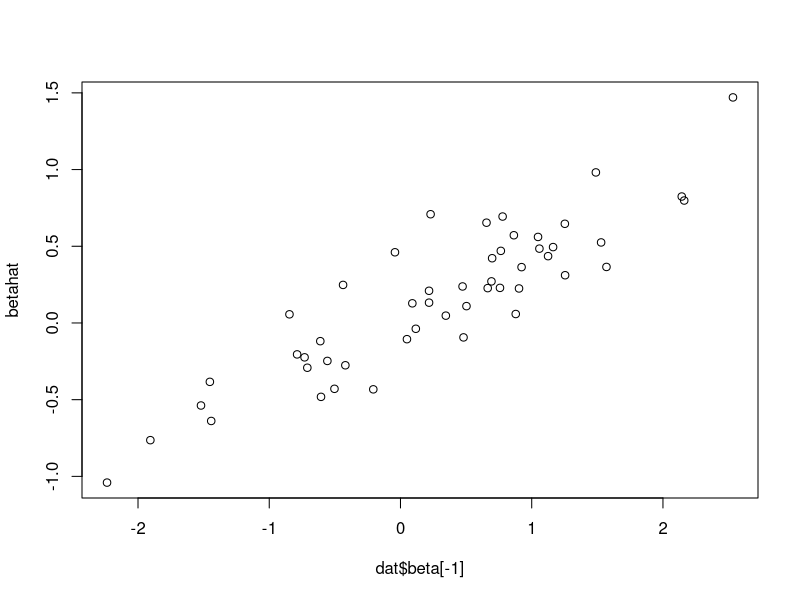
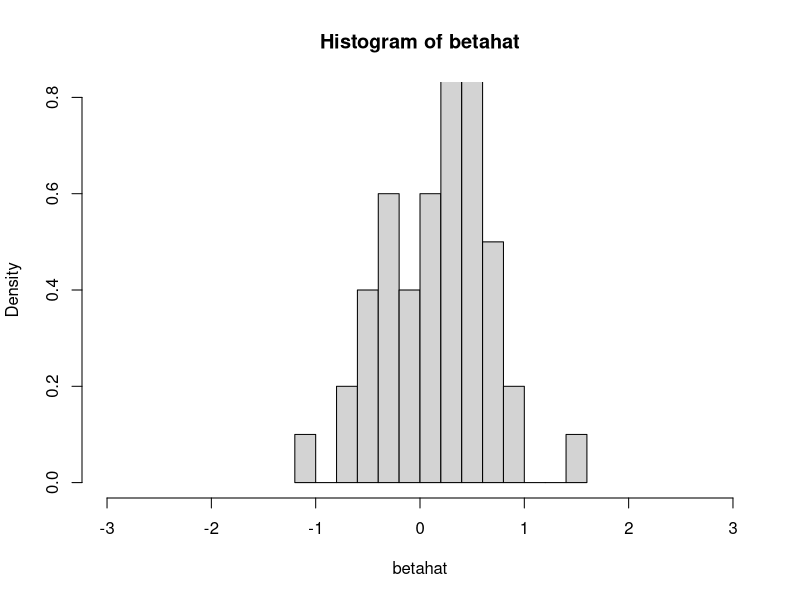
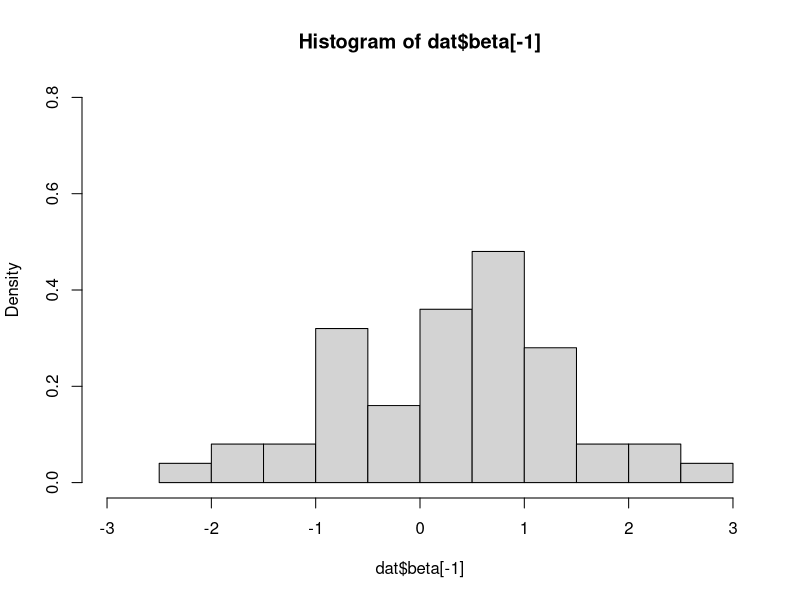
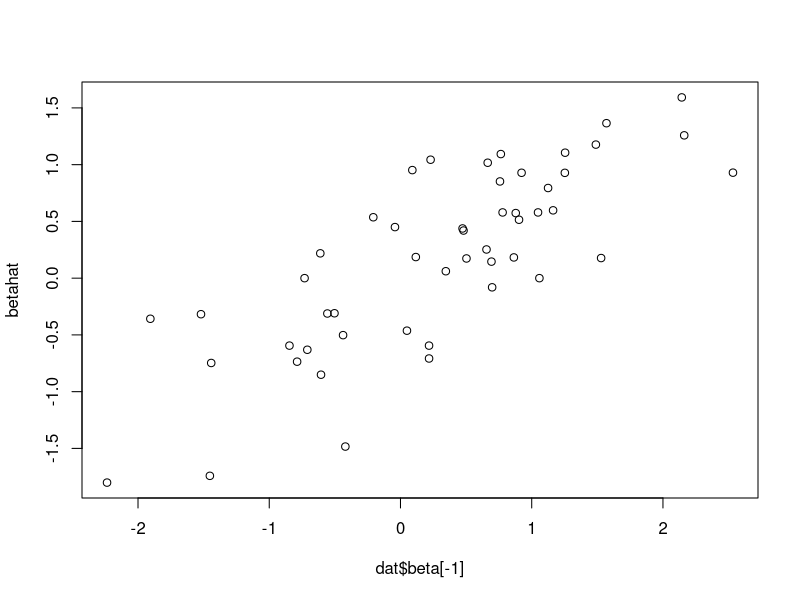
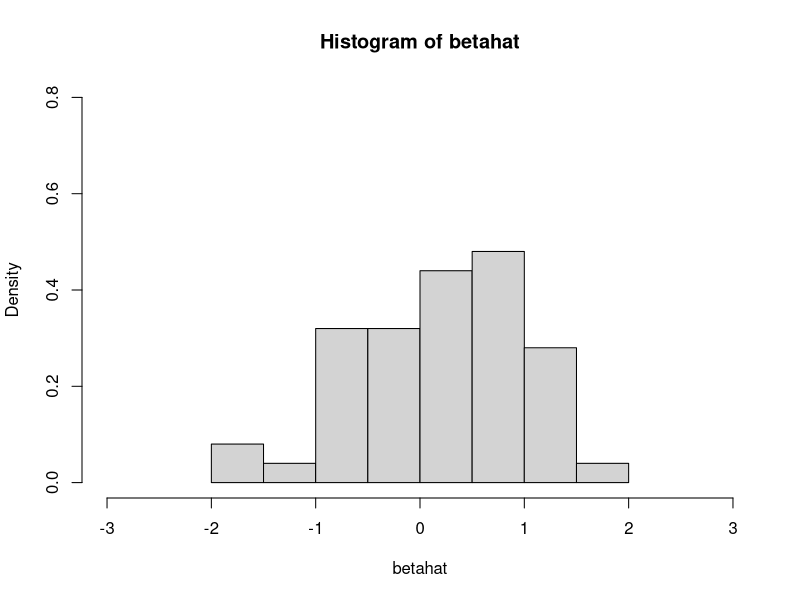
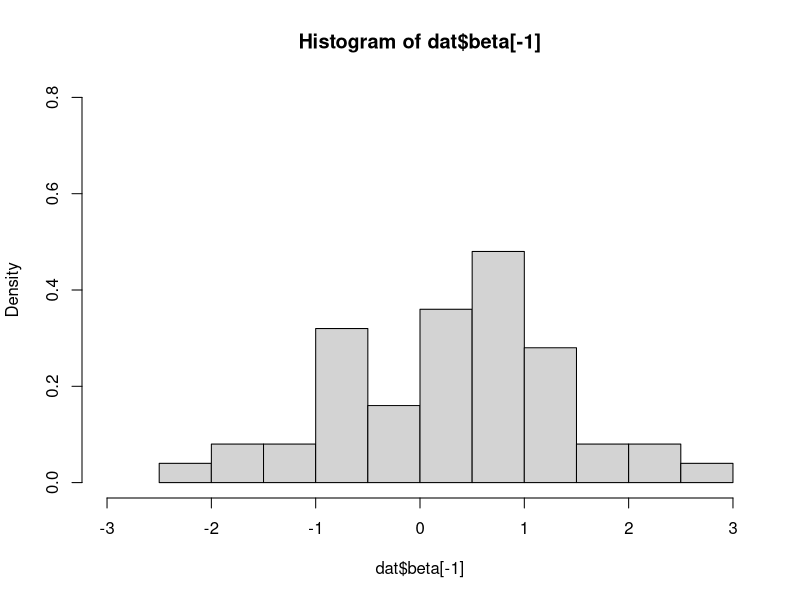
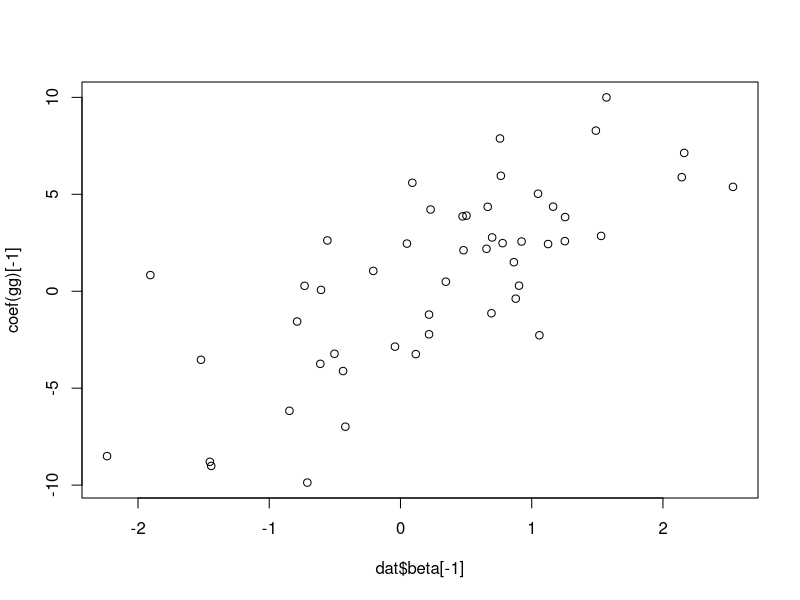
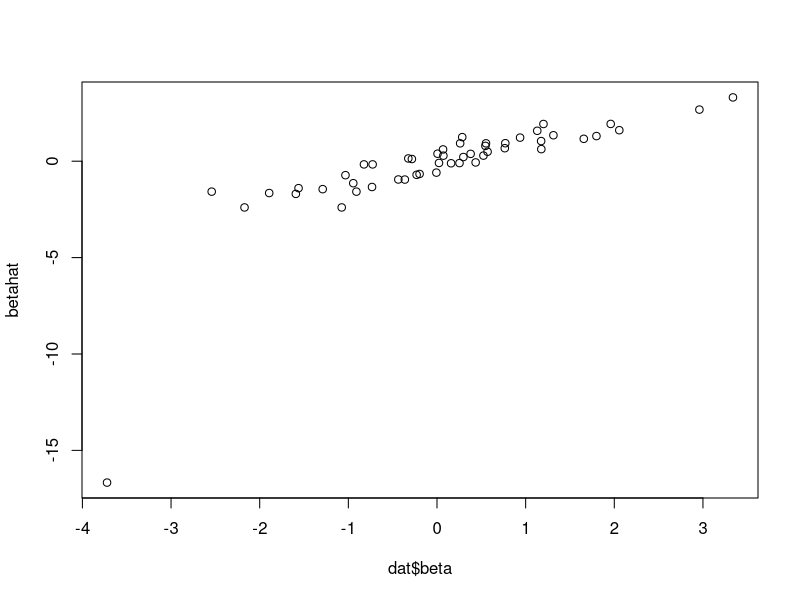

Write R code to recreate these figures, in order.
## ---- chunk 1
ncase <- ncon <- 100
K <- 50 # num SNPs
m <- 4 # log-F parameter
N <- 20000 # popn size
beta0 <- (-4) # intercept

ccsim1 <- function(MAF) {
  X <- cbind(1,matrix(rbinom(N*K,size=2,p=MAF),ncol=K))
  beta <- c(beta0,log(rf(K,m,m)))
  linpred <- X %*% beta
  p <- exp(linpred)/(1+exp(linpred))
  cc <- rbinom(N,size=1,prob=p)
  caseind <- sample((1:N)[cc==1],size=ncase,replace=FALSE)
  conind <- sample((1:N)[cc==0],size=ncon,replace=FALSE)
  list(cc=c(rep(1,ncase),rep(0,ncase)),X = X[c(caseind,conind),],
       beta = beta)
}
## ---- chunk 2
set.seed(123)
dat <- ccsim1(MAF=.5)
betahat <- rep(NA,K)
for(i in 1:K) {
  XX <- dat$X[,1+i]
  betahat[i] <- coef(glm(dat$cc~XX,family=binomial()))[[2]]
}
plot(dat$beta[-1],betahat) # correlated, but betahats attenuated 
hist(betahat,freq=FALSE,nclass=10,ylim=c(0,.8),xlim=c(-3,3))
hist(dat$beta[-1],freq=FALSE,nclass=10,ylim=c(0,.8),xlim=c(-3,3))
## ---- chunk 3
set.seed(123)
dat <- ccsim1(MAF=.05)
betahat <- rep(NA,K)
for(i in 1:K) {
  XX <- dat$X[,1+i]
  betahat[i] <- coef(glm(dat$cc~XX,family=binomial()))[[2]]
}
plot(dat$beta[-1],betahat) # betahats still attenuated, but less so 
hist(betahat,freq=FALSE,nclass=10,ylim=c(0,.8),xlim=c(-3,3))
hist(dat$beta[-1],freq=FALSE,nclass=10,ylim=c(0,.8),xlim=c(-3,3))
## ---- chunk 4
XX <- dat$X[,-1]
colnames(XX)<- paste0("X",1:K)
dd <- data.frame(cc=dat$cc,XX)
gg <- glm(cc ~ ., data=dd, family=binomial())
head(round(cbind(dat$beta,coef(gg),c(1,betahat)),3)) # too unstable
plot(dat$beta[-1],coef(gg)[-1])
## ---- chunk 5
rcase <- function(n,beta,MAF) {
  p0 <- (1-MAF)^2
  p1 <- 2*MAF*(1-MAF)*exp(beta)
  p2 <- MAF^2*exp(2*beta)
  pp <- c(p0,p1,p2)
  sample(0:2,size=n,replace=TRUE,prob=pp)
}

ccsim2 <- function(MAF) {
  Xcon <- matrix(rbinom(ncon*K,size=2,prob=MAF),ncol=K)
  beta <- log(rf(K,m,m))
  Xcase <- matrix(NA,ncol=K,nrow=ncase)
  for(i in 1:K) {
    Xcase[,i] <- rcase(ncase,beta[i],MAF)
  }
  X <- rbind(Xcase,Xcon)
  list(cc=c(rep(1,ncase),rep(0,ncase)),X = X,beta = beta)
}
## ---- chunk 6
set.seed(123)
dat <- ccsim2(MAF=.05)
betahat <- rep(NA,K)
for(i in 1:K) {
  XX <- dat$X[,i]
  betahat[i] <- coef(glm(dat$cc~XX,family=binomial()))[[2]]
}
plot(dat$beta,betahat) 
hist(betahat,freq=FALSE,nclass=30,ylim=c(0,.4),xlim=c(-3,3))
hist(dat$beta,freq=FALSE,nclass=30,ylim=c(0,.4),xlim=c(-3,3))
## ---- chunk 7
set.seed(123)
dat <- ccsim2(MAF=.5)
betahat <- rep(NA,K)
for(i in 1:K) {
  XX <- dat$X[,i]
  betahat[i] <- coef(glm(dat$cc~XX,family=binomial()))[[2]]
}
plot(dat$beta,betahat) 
hist(betahat,freq=FALSE,nclass=30,ylim=c(0,.4),xlim=c(-3,3))
hist(dat$beta,freq=FALSE,nclass=30,ylim=c(0,.4),xlim=c(-3,3))
